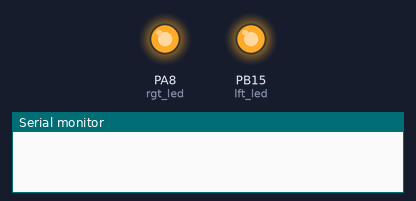
This sketch was run on a simulated STM32 Blue Pill. On the bench: output pins drawn as LEDs (lit = HIGH), the last lines printed to the serial monitor.

Above: at 0.05 s.
At 5.4 s:
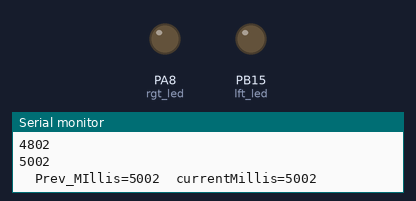
Timing chart, 0 to 6.5 s (numbered marks = the images above):
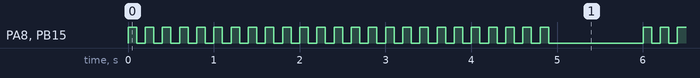

The sketch:

millis_try_incomplete__2019_01_13_16_15_23_UTC_.ino
```cpp
#define lft_led PB15
#define rgt_led PA8
void setup() {
  // put your setup code here, to run once:
pinMode(lft_led,OUTPUT);
pinMode(rgt_led,OUTPUT);

Serial.begin(115200);
}
//Unsigned long time_start, time_stop, diff;
//time_start= millis();
//time_stop=millis();
//diff=time_stop - time_start;
 unsigned long prevMillis = 0;
 int led_blink_millis(int x)
 {
 // unsigned long prevMillis = 0;
  unsigned long currentMillis=millis();
  while (currentMillis-prevMillis < x )
     {
      digitalWrite(lft_led,1);
      digitalWrite(rgt_led,1);
      delay(100);
      digitalWrite(lft_led,0);
      digitalWrite(rgt_led,0);
      delay(100);
      currentMillis=millis();
      Serial.println(currentMillis);
      }
  prevMillis = currentMillis;
  Serial.print("\t");
  Serial.print("Prev_MIllis=");
  Serial.print(prevMillis);

    Serial.print("\t");
  Serial.print("currentMillis=");
  Serial.println(currentMillis);

  }
void loop() {
  // put your main code here, to run repeatedly:
//digitalWrite(lft_led,1);
led_blink_millis(5000);
delay(1000);
}
```

Measured:
- by itself, PA8 (rgt_led), PB15 (lft_led): repeats every 5.0 s: HIGH 0.10 s, LOW 1.1 s, 19 × (HIGH 0.10 s, LOW 0.10 s)
- by itself, everything shown: repeats every 38.8 s, in 154 steps
